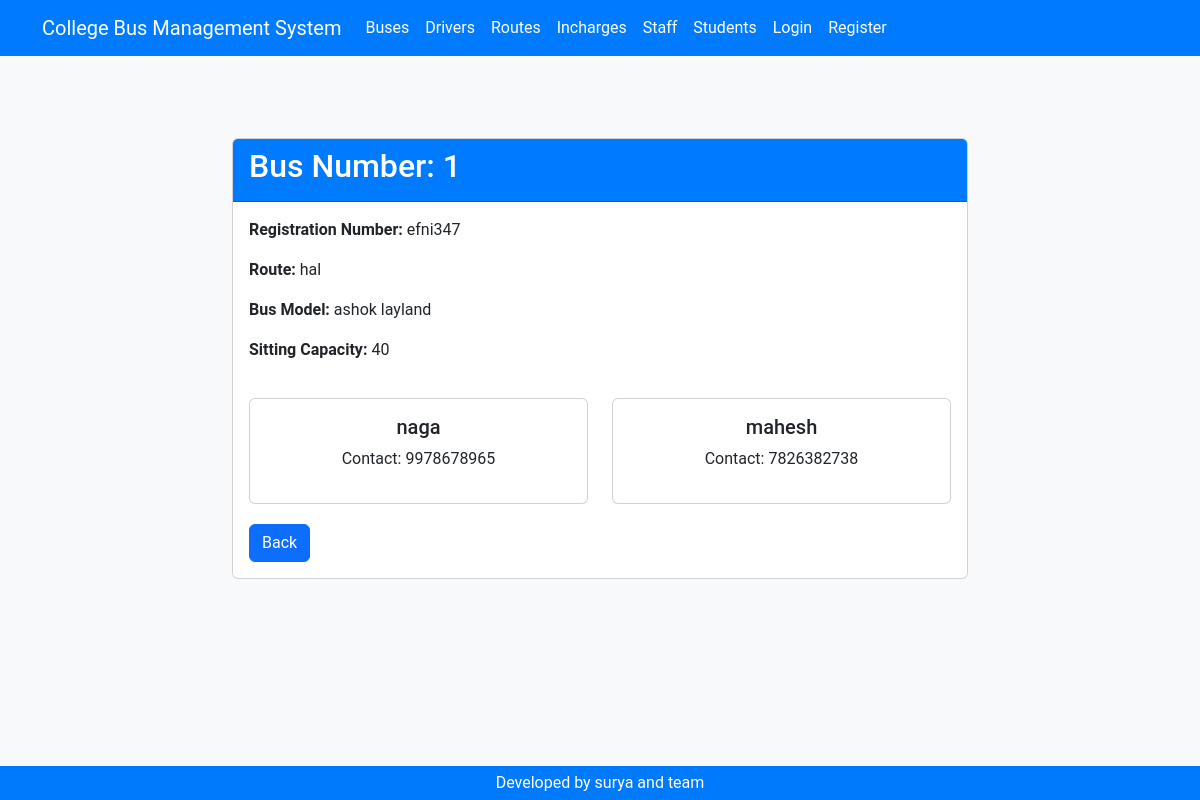
The app's page /buses/bus/1/ with its own data.
### buses/models.py (models this page shows, shortened)
class Buses(models.Model):
    bus_no = models.PositiveIntegerField()
    bus_reg_no = models.CharField(max_length=50)
    bus_route = models.CharField(max_length=50)
    bus_driver_name = models.CharField(max_length=50)
    bus_driver_contact = models.CharField(max_length=50)
    bus_incharge_name = models.CharField(max_length=50)
    bus_incharge_contact = models.CharField(max_length=50)
    bus_model = models.CharField(max_length=50)
    bus_sitting_capacity = models.PositiveIntegerField()
    created_at = models.DateTimeField(default=datetime.now)

### buses/views.py (the view)
# urls.py: path('bus/<int:bus_no>/', views.bus_details, name='bus_details'),
def bus_details(request, bus_no):
    bus = get_object_or_404(Buses, bus_no=bus_no)
    return render(request, 'bus_details.html', {'bus': bus})

### accounts/context_processors.py (called while the page is built)
def user_type(request):
    if request.user.is_authenticated:
        try:
            profile = Profile.objects.get(user=request.user)
            return {'user_type': profile.user_type}
        except Profile.DoesNotExist:
            return {'user_type': None}
    return {'user_type': None}

### templates/bus_details.html (shortened to what this page needs)
{% load static %}
<!DOCTYPE html>
<html lang="en">
  <head>
    <link href="{% static 'css/bootstrap.min.css' %}" rel="stylesheet" />
    <link href="{% static 'css/styles.css' %}" rel="stylesheet" />
  </head>
  <body>
    {% include 'header.html' %}
    <div class="container mt-5">
      <div class="row justify-content-center">
        <div class="col-md-8">
          <div class="card">
            <div class="card-header">
              <h2>Bus Number: {{ bus.bus_no }}</h2>
            </div>
            <div class="card-body">
              <p>
                <strong>Registration Number:</strong> {{ bus.bus_reg_no }}
              </p>
              <p>
                <strong>Route:</strong> {{ bus.bus_route }}
              </p>
              <p>
                <strong>Bus Model:</strong> {{ bus.bus_model }}
              </p>
              <p>
                <strong>Sitting Capacity:</strong> {{ bus.bus_sitting_capacity }}
              </p>
              <div class="row">
                <div class="col-md-6">
                  <div class="card">
                    <div class="card-body text-center">
                      <h5>{{ bus.bus_driver_name }}</h5>
                      <p>Contact: {{ bus.bus_driver_contact }}</p>
                    </div>
                  </div>
                </div>
                <div class="col-md-6">
                  <div class="card">
                    <div class="card-body text-center">
                      <h5>{{ bus.bus_incharge_name }}</h5>
                      <p>Contact: {{ bus.bus_incharge_contact }}</p>
                    </div>
                  </div>
                </div>
              </div>
              <a href="javascript:history.go(-1);" class="btn btn-primary">Back</a>
            </div>
          </div>
        </div>
      </div>
    </div>
    {% include 'footer.html' %}
  </body>
</html>

### static/css/styles.css (style rules this page uses)
body { background-color: #f8f9fa; font-family: 'Roboto', sans-serif; padding-top: 70px; }
.card { margin-bottom: 20px; }

### templates/bus_details.html (style rules this page uses)
.card { margin-top: 20px; }
.card-header { background-color: #007bff; color: white; }

### records on screen
Buses: bus_no "1", bus_reg_no "efni347", bus_route "hal", bus_model "ashok layland", bus_sitting_capacity "40", bus_driver_name "naga", bus_driver_contact "9978678965", bus_incharge_name "mahesh", bus_incharge_contact "7826382738"
